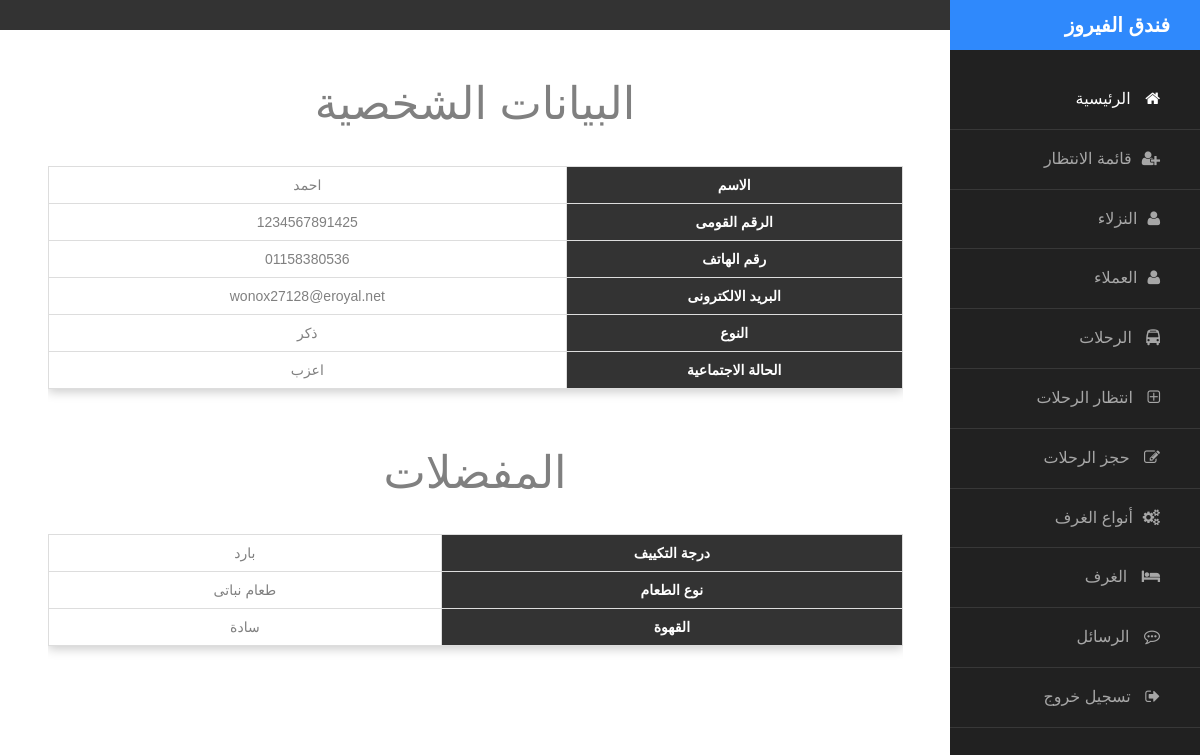
The page /admin/details.php?id=1234567891425 (signed in) on the database its author committed.
### tables this page shows
CREATE TABLE `customers` (
  `national_number` bigint(20) NOT NULL,
  `name` varchar(100) NOT NULL,
  `email` varchar(100) NOT NULL,
  `phone` varchar(11) NOT NULL,
  `marital_statues` varchar(7) NOT NULL,
  `gender` varchar(5) NOT NULL
);

CREATE TABLE `customer_fav` (
  `id` int(11) NOT NULL,
  `customer_id` bigint(20) NOT NULL,
  `fav_id` int(11) NOT NULL,
  `desc_id` int(11) NOT NULL
);

CREATE TABLE `favorites` (
  `fav_id` int(11) NOT NULL,
  `fav_name` varchar(50) NOT NULL
);

CREATE TABLE `fav_desc` (
  `desc_id` int(11) NOT NULL,
  `fav_id` int(11) NOT NULL,
  `description` varchar(255) NOT NULL
);

### admin/details.php (the view, shortened to what this page needs)
<?php
	include 'init.php';
	$id=$_GET['id'];
	$sql="SELECT * FROM customers WHERE national_number=$id";
	$result=mysqli_query($connect,$sql);
	$row=mysqli_fetch_assoc($result);
	$sql1="SELECT * FROM customer_fav INNER JOIN favorites ON customer_fav.fav_id=favorites.fav_id WHERE customer_id=$id";
	$result1=mysqli_query($connect,$sql1);
	$data= array();
	while ($row1=mysqli_fetch_assoc($result1)) {
		$data[]=$row1;
	}
?>
<?php include 'includes/templates/sidebar.php'; ?>
<h1 class="text-center" style="margin-top:40px;color:gray;margin-bottom:28px;">البيانات الشخصية </h1>
			<div class="table-responsive" style="width: 90%;margin: auto;">
				<table class="main-table text-center table table-bordered">
					<tr>
						<th>الاسم</th>
						<td><?php echo $row['name']; ?></td>
					</tr>
					<tr>
						<th>الرقم القومى</th>
						<td><?php echo $row['national_number']; ?></td>
					</tr>
					<tr>
						<th>رقم الهاتف</th>
						<td><?php echo $row['phone']; ?></td>
					</tr>
					<tr>
						<th>البريد الالكترونى</th>
						<td><?php echo $row['email']; ?></td>
					</tr>
					<tr>
						<th>النوع</th>
						<td><?php echo $row['gender']; ?></td>
					</tr>
					<tr>
						<th>الحالة الاجتماعية</th>
						<td><?php echo $row['marital_statues']; ?></td>
					</tr>
				</table>
			</div>
			<h1 class="text-center" style="margin-top:30px;color:gray;margin-bottom:28px;">المفضلات</h1>
			<div class="table-responsive" style="width: 90%;margin: auto;">
				<table class="main-table text-center table table-bordered">
<?php foreach ($data as $value) {
$desc_id=$value['desc_id'];
$sql2="SELECT * FROM `fav_desc` WHERE desc_id=$desc_id";
$result2=mysqli_query($connect,$sql2);
$row2=mysqli_fetch_assoc($result2);
?>
					<tr>
						<th><?php echo $value['fav_name']; ?></th>
						<td><?php echo $row2['description']; ?></td>
					</tr>
<?php } ?>
				</table>
			</div>
</div>

### admin/details.php (style rules this page uses)
body { direction: rtl; }

### rows shown on the page
customers: name "احمد", national_number "1234567891425", phone "01158380536", email "wonox27128@eroyal.net", gender "ذكر", marital_statues "اعزب"
customer_fav: fav.fav_name "درجة التكييف", desc.description "بارد"
customer_fav: fav.fav_name "نوع الطعام", desc.description "طعام نباتى"
customer_fav: fav.fav_name "القهوة", desc.description "سادة"
